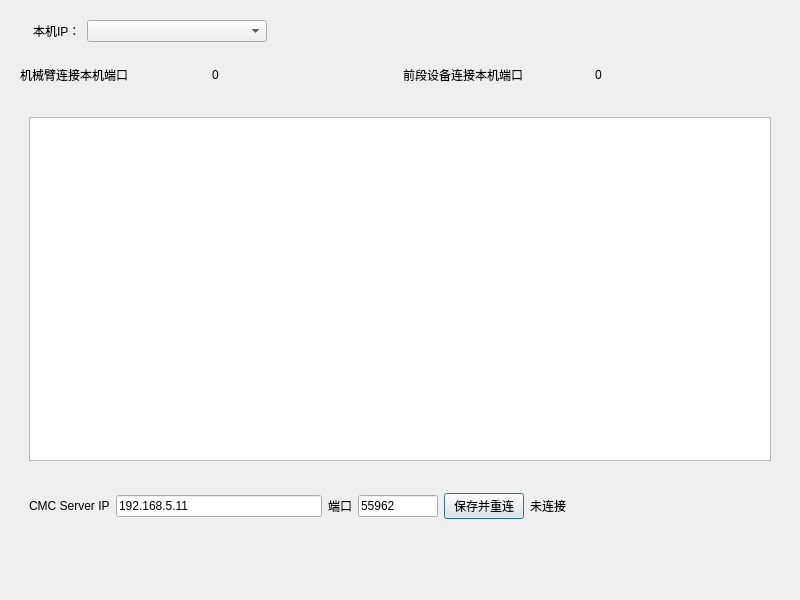
<?xml version="1.0" encoding="UTF-8"?>
<ui version="4.0">
 <class>Communication</class>
 <widget class="QDialog" name="Communication">
  <property name="geometry">
   <rect>
    <x>0</x>
    <y>0</y>
    <width>800</width>
    <height>600</height>
   </rect>
  </property>
  <property name="windowTitle">
   <string>通信设置</string>
  </property>
  <layout class="QVBoxLayout" name="verticalLayout">
   <item>
    <widget class="QWidget" name="widget" native="true">
     <layout class="QHBoxLayout" name="horizontalLayout">
      <item>
       <spacer name="horizontalSpacer_3">
        <property name="orientation">
         <enum>Qt::Horizontal</enum>
        </property>
        <property name="sizeType">
         <enum>QSizePolicy::Fixed</enum>
        </property>
        <property name="sizeHint" stdset="0">
         <size>
          <width>13</width>
          <height>20</height>
         </size>
        </property>
       </spacer>
      </item>
      <item>
       <widget class="QLabel" name="label">
        <property name="text">
         <string>本机IP：</string>
        </property>
       </widget>
      </item>
      <item>
       <widget class="QComboBox" name="comboBox_ip">
        <property name="minimumSize">
         <size>
          <width>180</width>
          <height>0</height>
         </size>
        </property>
       </widget>
      </item>
      <item>
       <spacer name="horizontalSpacer_4">
        <property name="orientation">
         <enum>Qt::Horizontal</enum>
        </property>
        <property name="sizeHint" stdset="0">
         <size>
          <width>15</width>
          <height>20</height>
         </size>
        </property>
       </spacer>
      </item>
     </layout>
    </widget>
   </item>
   <item>
    <widget class="QWidget" name="widget_5" native="true">
     <property name="minimumSize">
      <size>
       <width>0</width>
       <height>30</height>
      </size>
     </property>
     <layout class="QHBoxLayout" name="horizontalLayout_3">
      <item>
       <widget class="QLabel" name="label_2">
        <property name="text">
         <string>机械臂连接本机端口</string>
        </property>
       </widget>
      </item>
      <item>
       <widget class="QLabel" name="label_robotic_port">
        <property name="text">
         <string>0</string>
        </property>
       </widget>
      </item>
      <item>
       <widget class="QLabel" name="label_4">
        <property name="text">
         <string>前段设备连接本机端口</string>
        </property>
       </widget>
      </item>
      <item>
       <widget class="QLabel" name="label_advance_device_port">
        <property name="text">
         <string>0</string>
        </property>
       </widget>
      </item>
     </layout>
    </widget>
   </item>
   <item>
    <widget class="QWidget" name="widget_2" native="true">
     <layout class="QVBoxLayout" name="verticalLayout_2">
      <item>
       <widget class="QWidget" name="widget_3" native="true">
        <layout class="QVBoxLayout" name="verticalLayout_3">
         <item>
          <widget class="QTextEdit" name="textEdit"/>
         </item>
        </layout>
       </widget>
      </item>
      <item>
       <widget class="QWidget" name="widget_6" native="true">
        <property name="minimumSize">
         <size>
          <width>0</width>
          <height>60</height>
         </size>
        </property>
        <layout class="QHBoxLayout" name="horizontalLayout_4">
         <item>
          <widget class="QLabel" name="label_3">
           <property name="text">
            <string>CMC Server IP</string>
           </property>
          </widget>
         </item>
         <item>
          <widget class="QLineEdit" name="lineEdit_CMC_ip">
           <property name="text">
            <string>192.168.5.11</string>
           </property>
          </widget>
         </item>
         <item>
          <widget class="QLabel" name="label_5">
           <property name="text">
            <string>端口</string>
           </property>
          </widget>
         </item>
         <item>
          <widget class="QLineEdit" name="lineEdit_CMC_port">
           <property name="maximumSize">
            <size>
             <width>80</width>
             <height>16777215</height>
            </size>
           </property>
           <property name="text">
            <string>55962</string>
           </property>
          </widget>
         </item>
         <item>
          <widget class="QPushButton" name="pushButton_CMC_connect">
           <property name="text">
            <string>保存并重连</string>
           </property>
          </widget>
         </item>
         <item>
          <widget class="QLabel" name="label_cmc_socket_connect_status">
           <property name="text">
            <string>未连接</string>
           </property>
          </widget>
         </item>
         <item>
          <spacer name="horizontalSpacer_2">
           <property name="orientation">
            <enum>Qt::Horizontal</enum>
           </property>
           <property name="sizeHint" stdset="0">
            <size>
             <width>166</width>
             <height>20</height>
            </size>
           </property>
          </spacer>
         </item>
        </layout>
       </widget>
      </item>
      <item>
       <widget class="QWidget" name="widget_4" native="true">
        <layout class="QHBoxLayout" name="horizontalLayout_2">
         <item>
          <spacer name="horizontalSpacer">
           <property name="orientation">
            <enum>Qt::Horizontal</enum>
           </property>
           <property name="sizeHint" stdset="0">
            <size>
             <width>294</width>
             <height>20</height>
            </size>
           </property>
          </spacer>
         </item>
        </layout>
       </widget>
      </item>
     </layout>
    </widget>
   </item>
  </layout>
 </widget>
 <resources/>
 <connections/>
</ui>
